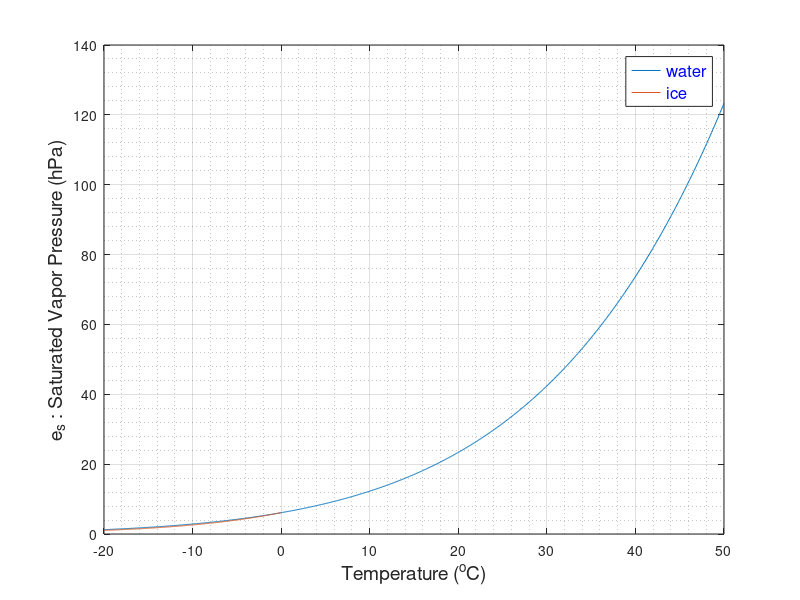

Recreate this plot in MATLAB.
clear;clc;close all
a_water = 17.2693882;
b_water = 35.86;
a_ice = 21.8745584;
b_ice = 7.66;
K_to_celsius = 273.15;
T_water = linspace(-20+K_to_celsius,50+K_to_celsius,1000);
T_ice = linspace(-20+K_to_celsius,0+K_to_celsius,1000);
e_s_water = 6.1078*exp(a_water.*(T_water-273.16)./(T_water-b_water));
e_s_ice = 6.1078*exp(a_ice.*(T_ice-273.15)./(T_ice-b_ice));
% e_s_ice =
% 6.11*10.^(9.5.*(T_ice-K_to_celsius)./(T_ice-K_to_celsius+265.5)); % Wikipedia
figure
water = plot(T_water-K_to_celsius,e_s_water);hold on;
ice = plot(T_ice-K_to_celsius,e_s_ice);hold off;
xlabel('Temperature (^{o}C)','FontSize',14)
ylabel('e_s : Saturated Vapor Pressure (hPa)','FontSize',14)
legend([water,ice],{'water','ice'},'FontSize',12,'TextColor','blue')
grid on;
grid minor;
print('hw1','-dpng')